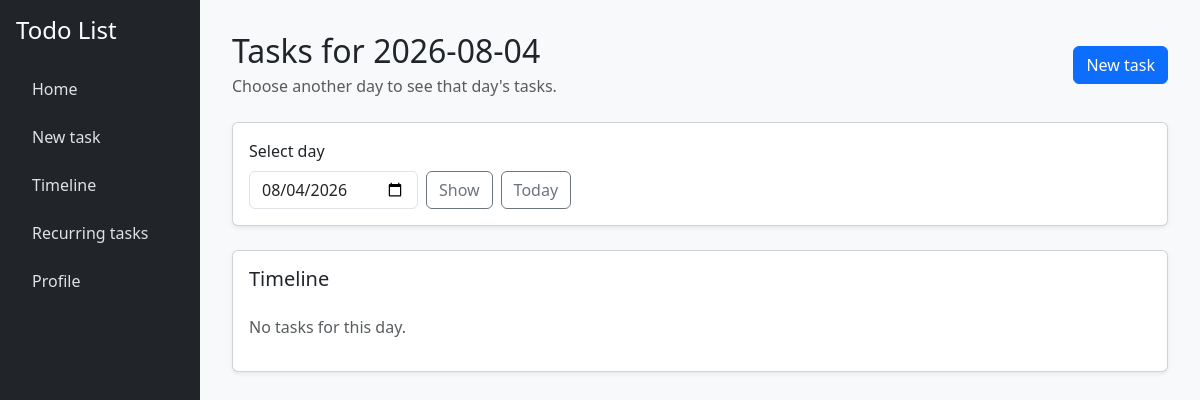
Page / (signed in) on the earlier database version.
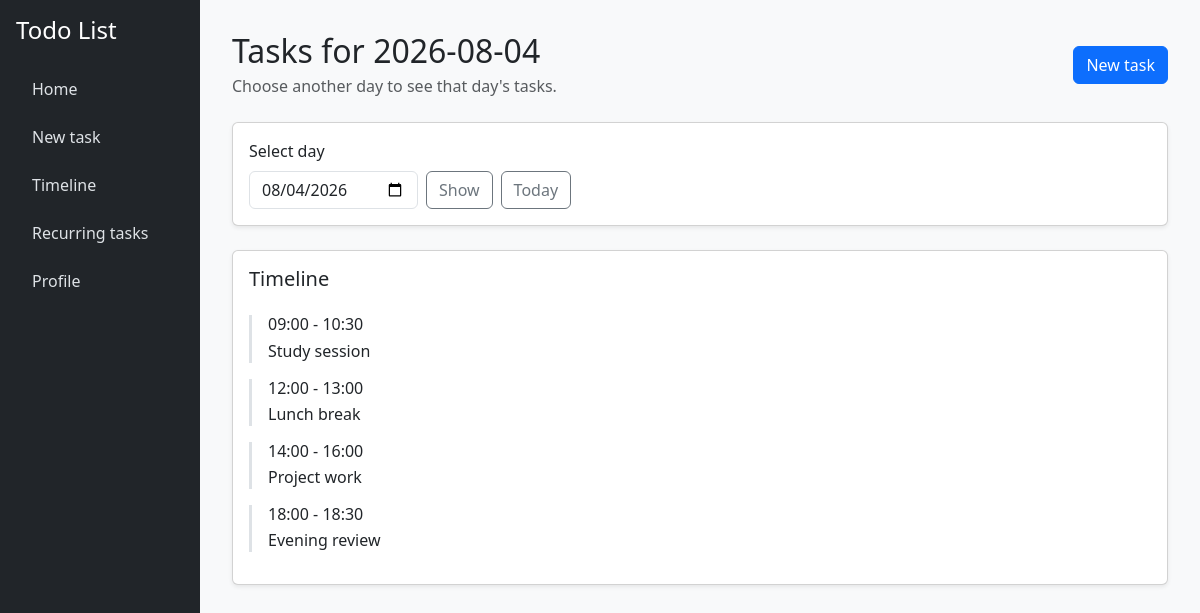
Same page on the later database version.
### tables this page shows
CREATE TABLE registered_tasks (
    id INTEGER PRIMARY KEY AUTOINCREMENT,
    user_id INTEGER NOT NULL,
    title TEXT NOT NULL,
    description TEXT,
    start_time TEXT NOT NULL,
    end_time TEXT NOT NULL
);

### app.py (the view, shortened to what this page needs)
@app.route("/")
@login_required
def index():
    selected_date = request.args.get("date")
    if not selected_date:
        selected_date = datetime.now()
    else:
        selected_date = datetime.strptime(selected_date, "%Y-%m-%d")
    selected_date = selected_date.replace(hour=0, minute=0, second=0, microsecond=0)
    tasks = db.execute(
        "SELECT id, title, description, start_time, end_time FROM registered_tasks WHERE user_id = ? AND start_time >= ? AND end_time <= ? ORDER BY start_time ASC",
        session["user_id"],
        selected_date,
        selected_date + timedelta(days=1),
    )
    for task in tasks:
        task["start_time"] = datetime.strptime(task["start_time"], "%Y-%m-%d %H:%M")
        task["start_time"] = task["start_time"].strftime("%H:%M")
        task["end_time"] = datetime.strptime(task["end_time"], "%Y-%m-%d %H:%M")
        task["end_time"] = task["end_time"].strftime("%H:%M")
    selected_date = selected_date.strftime("%Y-%m-%d")
    selected_task_id = request.args.get("task")
    selected_task = None
    return render_template(
        "index.html",
        tasks=tasks,
        selected_date=selected_date,
        selected_task=selected_task,
        path=request.path,
        error=request.args.get("error"),
    )

### app.py (called while the page is built)
@app.after_request
def after_request(response):
    response.headers["Cache-Control"] = "no-cache, no-store, must-revalidate"
    response.headers["Expires"] = 0
    response.headers["Pragma"] = "no-cache"
    return response

### helpers.py (called while the page is built)
def login_required(f):
    @wraps(f)
    def decorated_function(*args, **kwargs):
        if session.get("user_id") is None:
            return redirect("/login")
        return f(*args, **kwargs)
    return decorated_function

### templates/index.html (shortened to what this page needs)
{% extends "layout.html" %}
{% block content %}
<div class="d-flex justify-content-between align-items-center mb-4">
    <div>
        <h2 class="mb-1">Tasks for {{ selected_date }}</h2>
        <p class="text-muted mb-0">Choose another day to see that day's tasks.</p>
    </div>
    <a href="{{ url_for('new_task') }}" class="btn btn-primary">New task</a>
</div>
<div class="card shadow-sm mb-4">
    <div class="card-body">
        <form method="get" class="d-flex gap-2 align-items-end">
            <div>
                <label for="date" class="form-label">Select day</label>
                <input type="date" class="form-control" id="date" name="date" value="{{ selected_date }}">
            </div>
            <button type="submit" class="btn btn-outline-secondary">Show</button>
            <a href="{{ url_for('index') }}" class="btn btn-outline-secondary">Today</a>
        </form>
    </div>
</div>
<div class="card shadow-sm">
    <div class="card-body">
        <h5 class="card-title">Timeline</h5>
        <div class="mt-4">
            {% for task in tasks %}
                <form action="/" method="GET" class="border-start border-3 ps-3 mb-3">
                    <button type="submit" style="background: none; border: none; padding: 0; color: inherit; cursor: pointer; text-align: left; width: 100%;">
                        <h6 class="mb-1">{{ task.start_time }} - {{ task.end_time }}</h6>
                        <p class="mb-0">{{ task.title }}</p>
                    </button>
                </form>
            {% else %}
                <p class="text-muted">No tasks for this day.</p>
            {% endfor %}
        </div>
    </div>
</div>
{% endblock %}

### templates/layout.html (shortened to what this page needs)
<!doctype html>
<html lang="en">
    <head>
        <link href="https://cdn.jsdelivr.net/npm/bootstrap@5.3.3/dist/css/bootstrap.min.css" rel="stylesheet">
    </head>
    <body>
        <div class="container-fluid">
            <div class="row">
                <nav class="col-md-3 col-lg-2 d-flex flex-column p-3 sidebar">
                    <h4 class="mb-4">Todo List</h4>
                    <ul class="nav nav-pills flex-column">
                        <li class="nav-item mb-2">
                            <a class="nav-link" href="{{ url_for('index') }}">Home</a>
                        </li>
                        <li class="nav-item mb-2">
                            <a class="nav-link" href="{{ url_for('new_task') }}">New task</a>
                        </li>
                        <li class="nav-item mb-2">
                            <a class="nav-link" href="{{ url_for('timeline') }}">Timeline</a>
                        </li>
                        <li class="nav-item mb-2">
                            <a class="nav-link" href="{{ url_for('recurring_tasks') }}">Recurring tasks</a>
                        </li>
                        <li class="nav-item mb-2">
                            <a class="nav-link" href="{{ url_for('profile') }}">Profile</a>
                        </li>
                    </ul>
                </nav>
                <main class="col-md-9 col-lg-10 content">
                    {% block content %}{% endblock %}
                </main>
            </div>
        </div>
    </body>
</html>

### templates/layout.html (style rules this page uses)
body { min-height: 100vh; background-color: #f8f9fa; }
.sidebar { min-height: 100vh; background-color: #212529; color: white; }
.sidebar a { color: #dee2e6; text-decoration: none; }
.content { padding: 2rem; }

Differences in the rows shown:
added registered_tasks: start_time "09:00", end_time "10:30", title "Study session"
added registered_tasks: start_time "12:00", end_time "13:00", title "Lunch break"
added registered_tasks: start_time "14:00", end_time "16:00", title "Project work"
added registered_tasks: start_time "18:00", end_time "18:30", title "Evening review"
Other differences:
text no longer shown: "No tasks for this day."
